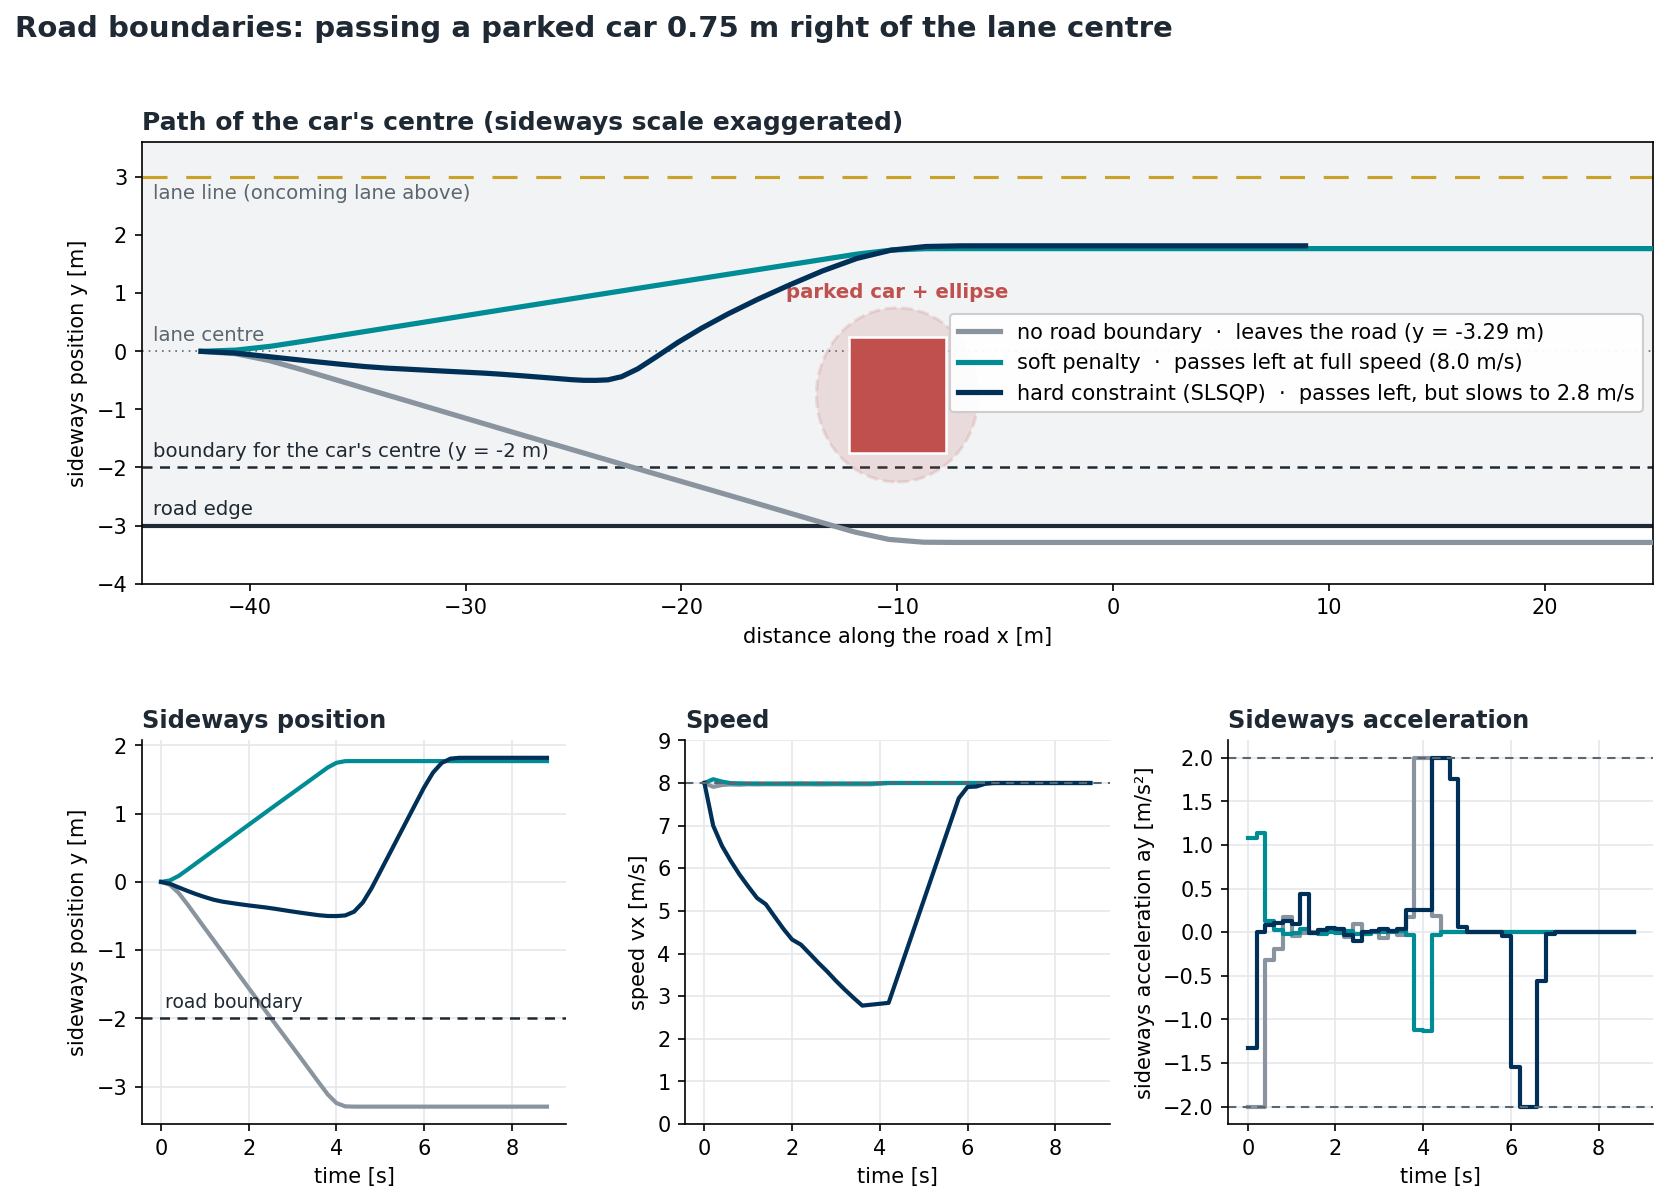

Here is the Python script that generated this plot:
"""
Road boundaries: soft penalty vs hard constraint.

Same test as obstacle_test.py, but the parked car is nearer the lane centre
(0.75 m right of it). Without road boundaries the car squeezes past on the
right and leaves the road. The test runs the three ROAD_MODE settings of the
controller and plots the paths, the lateral offset, the speed and the
lateral acceleration.

    none   no road boundaries
    soft   W_ROAD * (distance past the edge)^2 added to the cost
    hard   ROAD_Y_MIN <= y(k) <= ROAD_Y_MAX as constraints (SLSQP solver)

Run:
    python3 road_test.py                 # plots (also saved to road_test.png)
    python3 road_test.py --animate       # top-down animation of the three runs
    python3 road_test.py --save-video    # write road_test.mp4
"""

import argparse

import numpy as np
import matplotlib.pyplot as plt
import matplotlib.patches as patches

import all_way_stop as sim
import obstacle_test as ot

OBSTACLE_Y = -0.75      # parked car 0.75 m right of the lane centre

MODES = [
    ("none", "no road boundary", "#8A949E"),
    ("soft", "soft penalty", "#008C95"),
    ("hard", "hard constraint (SLSQP)", "#003057"),
]
INK, MUTED, GRID = "#1F2933", "#5B6770", "#E6E8EB"
EDGE_COLOR, OBSTACLE_COLOR = "#1F2933", "#C0504D"


def run_modes():
    ot.OBSTACLE_Y = OBSTACLE_Y
    runs = []
    print(f"Parked car {abs(OBSTACLE_Y):g} m right of the lane centre, hinge ellipse, w_obs = {ot.W_OBS:g}\n")
    for mode, label, color in MODES:
        sim.ROAD_MODE = mode
        h = ot.simulate("hinge", ot.W_OBS, 0.0)
        print(f"{label:<26} y from {h['y'].min():5.2f} to {h['y'].max():5.2f} m | min speed {h['vx'].min():4.1f} m/s | "
              f"peak |ay| {np.max(np.abs(h['ay'])):4.2f} m/s² | closest d² {h['d2'].min():.3f}")
        runs.append((mode, label, color, h))
    return runs


def outcome(h):
    """One-line description of what the car did."""
    if h["y"].min() < sim.ROAD_Y_MIN - 0.05:
        return f"leaves the road (y = {h['y'].min():.2f} m)"
    if h["vx"].min() < 0.9 * sim.V_DES:
        return f"passes left, but slows to {h['vx'].min():.1f} m/s"
    return f"passes left at full speed ({h['vx'].min():.1f} m/s)"


def plot(runs):
    fig = plt.figure(figsize=(13, 8.5))
    grid = fig.add_gridspec(2, 3, height_ratios=[1.15, 1], hspace=0.38, wspace=0.28)
    top = fig.add_subplot(grid[0, :])
    panels = [fig.add_subplot(grid[1, i]) for i in range(3)]

    # Top: the road seen from above (sideways scale exaggerated)
    x0, x1 = ot.SCENE_X
    top.axhspan(-ot.LANE_HALF, 3 * ot.LANE_HALF, color="#F1F3F5", zorder=0)
    top.axhline(-ot.LANE_HALF, color=EDGE_COLOR, linewidth=2, zorder=1)
    top.axhline(ot.LANE_HALF, color="#C9A227", linewidth=1.5, linestyle=(0, (8, 6)), zorder=1)
    top.axhline(0.0, color=MUTED, linewidth=0.8, linestyle=(0, (1, 3)), zorder=1)
    top.axhline(sim.ROAD_Y_MIN, color=EDGE_COLOR, linewidth=1.2, linestyle=(0, (4, 3)), zorder=1)
    top.text(x0 + 0.5, -ot.LANE_HALF + 0.12, "road edge", color=INK, fontsize=9.5, va="bottom")
    top.text(x0 + 0.5, sim.ROAD_Y_MIN + 0.12, f"boundary for the car's centre (y = {sim.ROAD_Y_MIN:g} m)",
             color=INK, fontsize=9.5, va="bottom")
    top.text(x0 + 0.5, 0.12, "lane centre", color=MUTED, fontsize=9.5, va="bottom")
    top.text(x0 + 0.5, ot.LANE_HALF - 0.12, "lane line (oncoming lane above)", color=MUTED, fontsize=9.5, va="top")

    top.add_patch(patches.Ellipse((ot.OBSTACLE_X, OBSTACLE_Y), 2 * ot.ELLIPSE_A, 2 * ot.ELLIPSE_B,
                                  facecolor=OBSTACLE_COLOR, alpha=0.15, edgecolor=OBSTACLE_COLOR,
                                  linewidth=1.5, linestyle="--", zorder=2))
    top.add_patch(patches.Rectangle((ot.OBSTACLE_X - ot.OBSTACLE_LENGTH / 2, OBSTACLE_Y - ot.OBSTACLE_WIDTH / 2),
                                    ot.OBSTACLE_LENGTH, ot.OBSTACLE_WIDTH, facecolor=OBSTACLE_COLOR,
                                    edgecolor="white", linewidth=1.2, zorder=3))
    top.text(ot.OBSTACLE_X, OBSTACLE_Y + ot.ELLIPSE_B + 0.1, "parked car + ellipse", color=OBSTACLE_COLOR,
             fontsize=9.5, fontweight="bold", ha="center", va="bottom", zorder=4)

    for mode, label, color, h in runs:
        cx = ot.car_centre(h["x"])
        top.plot(cx, h["y"], color=color, linewidth=2.5, label=f"{label}  ·  {outcome(h)}", zorder=5)

    top.set_xlim(x0, x1)
    top.set_ylim(-ot.LANE_HALF - 1.0, ot.LANE_HALF + 0.6)
    top.set_xlabel("distance along the road x [m]")
    top.set_ylabel("sideways position y [m]")
    top.set_title("Path of the car's centre (sideways scale exaggerated)", loc="left", fontsize=12,
                  color=INK, fontweight="bold")
    top.legend(loc="center right", frameon=True, framealpha=0.95, fontsize=10)

    # Bottom: lateral offset, speed and lateral acceleration over time
    for mode, label, color, h in runs:
        panels[0].plot(h["t"], h["y"], color=color, linewidth=2, label=label)
        panels[1].plot(h["t"], h["vx"], color=color, linewidth=2, label=label)
        panels[2].step(h["t"], h["ay"], where="post", color=color, linewidth=2, label=label)

    panels[0].axhline(sim.ROAD_Y_MIN, color=EDGE_COLOR, linewidth=1.2, linestyle=(0, (4, 3)))
    panels[0].text(0.1, sim.ROAD_Y_MIN + 0.1, "road boundary", color=INK, fontsize=9, va="bottom")
    panels[0].set_ylabel("sideways position y [m]")
    panels[1].axhline(sim.V_DES, color=MUTED, linewidth=1, linestyle=(0, (4, 3)))
    panels[1].set_ylabel("speed vx [m/s]")
    panels[1].set_ylim(0, sim.V_DES + 1)
    for limit in (-sim.AY_MAX, sim.AY_MAX):
        panels[2].axhline(limit, color=MUTED, linewidth=1, linestyle=(0, (4, 3)))
    panels[2].set_ylabel("sideways acceleration ay [m/s²]")

    for ax, title in zip(panels, ("Sideways position", "Speed", "Sideways acceleration")):
        ax.set_title(title, loc="left", fontsize=11.5, color=INK, fontweight="bold")
        ax.set_xlabel("time [s]")
        ax.grid(True, color=GRID)
        ax.spines[["top", "right"]].set_visible(False)

    fig.suptitle(f"Road boundaries: passing a parked car {abs(OBSTACLE_Y):g} m right of the lane centre",
                 fontsize=14, fontweight="bold", color=INK, x=0.06, ha="left")
    fig.savefig("road_test.png", dpi=150, bbox_inches="tight")
    print("\nSaved road_test.png")
    return fig


def main():
    parser = argparse.ArgumentParser(description=__doc__, formatter_class=argparse.RawDescriptionHelpFormatter)
    parser.add_argument("--animate", action="store_true", help="also open a top-down animation of the three runs")
    parser.add_argument("--save-video", action="store_true", help="write the animation to road_test.mp4")
    args = parser.parse_args()

    runs = run_modes()
    plot(runs)

    anim = None
    if args.animate or args.save_video:
        titles = [(f"{label}  ·  {outcome(h)}", h) for _, label, _, h in runs]
        anim = ot.animate(titles, save_path="road_test.mp4" if args.save_video else None)
    plt.show()
    return anim


if __name__ == "__main__":
    main()
